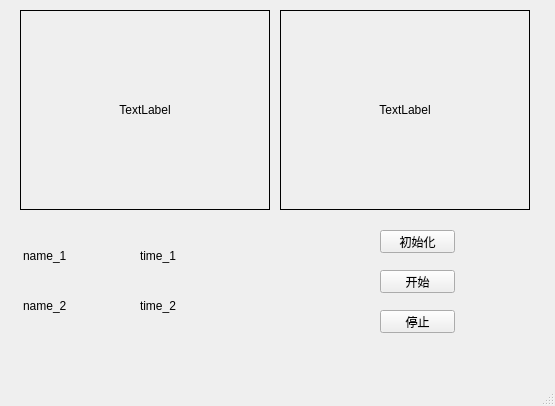
<?xml version="1.0" encoding="UTF-8"?>
<ui version="4.0">
 <class>MainWindow</class>
 <widget class="QMainWindow" name="MainWindow">
  <property name="geometry">
   <rect>
    <x>0</x>
    <y>0</y>
    <width>555</width>
    <height>406</height>
   </rect>
  </property>
  <property name="windowTitle">
   <string>MainWindow</string>
  </property>
  <widget class="QWidget" name="centralwidget">
   <widget class="QLabel" name="lb_image_1">
    <property name="geometry">
     <rect>
      <x>20</x>
      <y>10</y>
      <width>250</width>
      <height>200</height>
     </rect>
    </property>
    <property name="frameShape">
     <enum>QFrame::Box</enum>
    </property>
    <property name="text">
     <string>TextLabel</string>
    </property>
    <property name="alignment">
     <set>Qt::AlignCenter</set>
    </property>
   </widget>
   <widget class="QLabel" name="lb_image_2">
    <property name="geometry">
     <rect>
      <x>280</x>
      <y>10</y>
      <width>250</width>
      <height>200</height>
     </rect>
    </property>
    <property name="frameShape">
     <enum>QFrame::Box</enum>
    </property>
    <property name="text">
     <string>TextLabel</string>
    </property>
    <property name="alignment">
     <set>Qt::AlignCenter</set>
    </property>
   </widget>
   <widget class="QPushButton" name="pb_start">
    <property name="geometry">
     <rect>
      <x>380</x>
      <y>270</y>
      <width>75</width>
      <height>23</height>
     </rect>
    </property>
    <property name="text">
     <string>开始</string>
    </property>
   </widget>
   <widget class="QPushButton" name="pb_stop">
    <property name="geometry">
     <rect>
      <x>380</x>
      <y>310</y>
      <width>75</width>
      <height>23</height>
     </rect>
    </property>
    <property name="text">
     <string>停止</string>
    </property>
   </widget>
   <widget class="QPushButton" name="pb_init">
    <property name="geometry">
     <rect>
      <x>380</x>
      <y>230</y>
      <width>75</width>
      <height>23</height>
     </rect>
    </property>
    <property name="text">
     <string>初始化</string>
    </property>
   </widget>
   <widget class="QLabel" name="lb_time_1">
    <property name="geometry">
     <rect>
      <x>140</x>
      <y>240</y>
      <width>181</width>
      <height>31</height>
     </rect>
    </property>
    <property name="text">
     <string>time_1</string>
    </property>
   </widget>
   <widget class="QLabel" name="lb_time_2">
    <property name="geometry">
     <rect>
      <x>140</x>
      <y>290</y>
      <width>181</width>
      <height>31</height>
     </rect>
    </property>
    <property name="text">
     <string>time_2</string>
    </property>
   </widget>
   <widget class="QLabel" name="lb_name_1">
    <property name="geometry">
     <rect>
      <x>23</x>
      <y>240</y>
      <width>101</width>
      <height>31</height>
     </rect>
    </property>
    <property name="text">
     <string>name_1</string>
    </property>
   </widget>
   <widget class="QLabel" name="lb_name_2">
    <property name="geometry">
     <rect>
      <x>23</x>
      <y>290</y>
      <width>101</width>
      <height>31</height>
     </rect>
    </property>
    <property name="text">
     <string>name_2</string>
    </property>
   </widget>
  </widget>
  <widget class="QMenuBar" name="menubar">
   <property name="geometry">
    <rect>
     <x>0</x>
     <y>0</y>
     <width>555</width>
     <height>23</height>
    </rect>
   </property>
  </widget>
  <widget class="QStatusBar" name="statusbar"/>
 </widget>
 <resources/>
 <connections/>
</ui>
